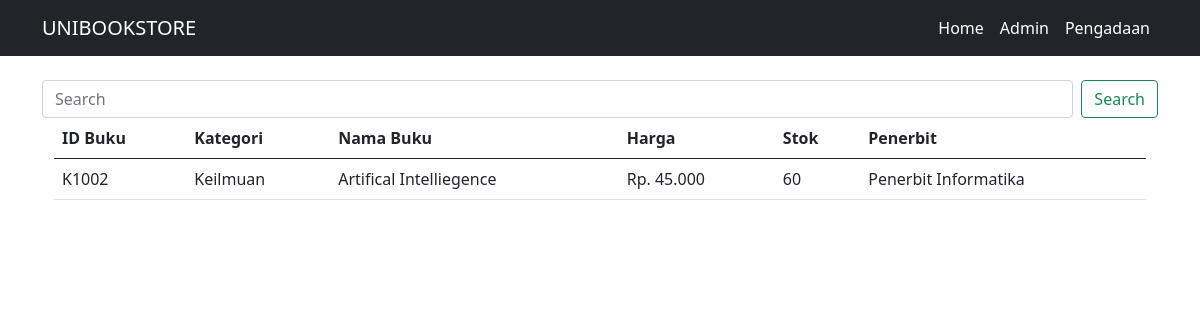
/home.php?cari-data=Artifical Intelliegence, run on the app's committed database.
### tables this page shows
CREATE TABLE `buku` (
  `ID_Buku` char(20) DEFAULT NULL,
  `Kategori` varchar(30) DEFAULT NULL,
  `Nama_Buku` varchar(40) DEFAULT NULL,
  `Harga` int(20) DEFAULT NULL,
  `Stok` int(15) DEFAULT NULL,
  `Penerbit` varchar(50) DEFAULT NULL
);

CREATE TABLE `kategori` (
  `ID_Kategori` varchar(20) DEFAULT NULL,
  `Nama_Kategori` varchar(30) DEFAULT NULL
);

CREATE TABLE `penerbit` (
  `ID_Penerbit` char(20) DEFAULT NULL,
  `Penerbit` varchar(30) DEFAULT NULL,
  `Alamat` varchar(50) DEFAULT NULL,
  `Kota` varchar(30) DEFAULT NULL,
  `telepon` char(30) DEFAULT NULL
);

### fucntion.php (called while the page is built, shortened)
<?php
function dbconnect()
{
	$db = new mysqli("localhost", "root", "", "unibookstore");
	return $db;
}
function CariBuku($cari)
{
	$db = dbconnect();
	$sql = "Select buku.ID_Buku,kategori.Nama_Kategori AS Kategori,buku.Nama_Buku,buku.Harga,buku.Stok,
	penerbit.Penerbit
	FROM buku
	JOIN penerbit ON buku.Penerbit = penerbit.ID_Penerbit
	JOIN kategori ON buku.Kategori = kategori.ID_Kategori where Nama_Buku LIKE '%$cari%' ";
	$res = $db->query($sql);
	return $res;
}

### home.php (the view, shortened to what this page needs)
<!doctype html>
<html lang="en">
<head>
	<link href="https://cdn.jsdelivr.net/npm/bootstrap@5.0.2/dist/css/bootstrap.min.css" rel="stylesheet">
</head>
<body>
	<nav class="navbar navbar-expand-lg navbar-dark bg-dark">
		<div class="container">
			<a class="navbar-brand" href="#">UNIBOOKSTORE</a>
			<div class="collapse navbar-collapse" id="navbarNavAltMarkup">
				<div class="navbar-nav ms-auto">
					<a class="nav-link active" aria-current="page" href="home.php">Home</a>
					<a class="nav-link active" aria-current="page" href="admin/admin.php">Admin</a>
					<a class="nav-link active" aria-current="page" href="Pengadaan/pengadaan.php">Pengadaan</a>
				</div>
			</div>
		</div>
	</nav>
	<?php
	include_once("fucntion.php");
	?>
	<div class="container-xl">
		<?Php
		$db = dbconnect();
		if ($db->connect_errno == 0) {
			$res     = null;
			if (isset($_GET["cari-data"])) {
				$cari  = isset($_GET["cari-data"]) ? (string) $_GET["cari-data"] : "";
				$res   = CariBuku($cari);
			}
			if ($res != null) {
		?>
				<br>
				<form class="d-flex">
					<input class="form-control me-2" type="search" placeholder="Search" aria-label="Search" name='cari-data'>
					<button class="btn btn-outline-success" type="submit">Search</button>
				</form>
				<div class="container-md">
					<container>
						<table class="table">
							<thead>
								<tr>
									<th scope="col">ID Buku</th>
									<th scope="col">Kategori</th>
									<th scope="col">Nama Buku</th>
									<th scope="col">Harga</th>
									<th scope="col">Stok</th>
									<th scope="col">Penerbit</th>
								</tr>
							</thead>
							<tbody>
								<?php
								$data = $res->fetch_row();
								do {
									list($ID_Buku, $Kategori, $Nama_Buku, $Harga, $Stok, $ID_Penerbit) = $data;
								?>
									<tr>
										<td><?php echo $ID_Buku; ?></td>
										<td><?php echo $Kategori; ?></td>
										<td><?php echo $Nama_Buku; ?></td>
										<td>Rp. <?php echo number_format($Harga, 0, ",", "."); ?></td>
										<td><?php echo $Stok; ?></td>
										<td><?php echo $ID_Penerbit; ?></td>
									<?php
								} while ($data = $res->fetch_row());
									?>
						</table>
					<?php
				} else
					echo "Gagal Eksekusi SQL : " . (DEVELOPMENT ? " : " . $db->error : "") . "<br>";
			} else
				echo "Gagal Koneksi : " . (DEVELOPMENT ? " : " . $db->connect_error : " ") . "<br>";
					?>
</body>
</html>

### data on the page
buku: ID_Buku "K1002", kategori.Nama_Kategori "Keilmuan", Nama_Buku "Artifical Intelliegence", Harga "45.000", Stok "60", penerbit.Penerbit "Penerbit Informatika"
